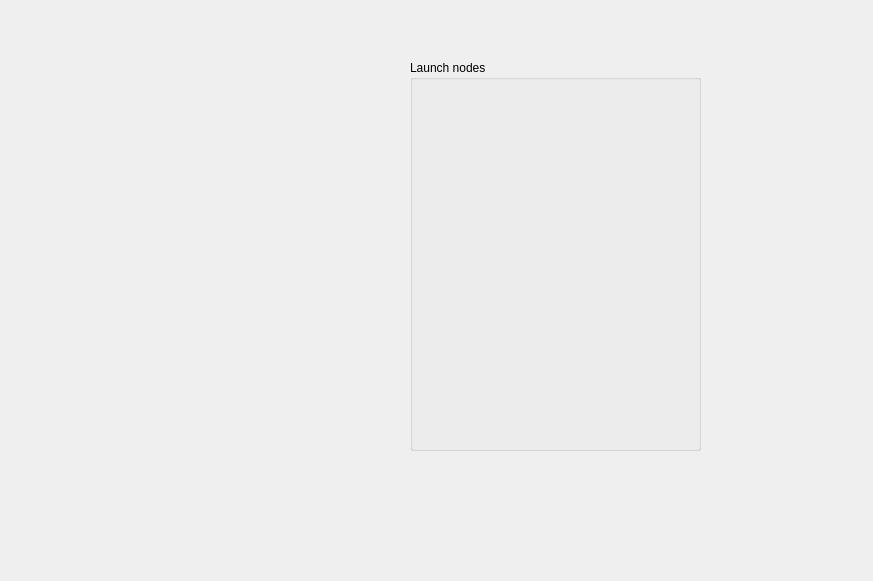
<?xml version="1.0" encoding="UTF-8"?>
<ui version="4.0">
 <class>LaunchWindow</class>
 <widget class="QWidget" name="LaunchWindow">
  <property name="geometry">
   <rect>
    <x>0</x>
    <y>0</y>
    <width>873</width>
    <height>581</height>
   </rect>
  </property>
  <property name="windowTitle">
   <string>Form</string>
  </property>
  <widget class="QGroupBox" name="groupBox">
   <property name="geometry">
    <rect>
     <x>410</x>
     <y>60</y>
     <width>291</width>
     <height>391</height>
    </rect>
   </property>
   <property name="title">
    <string>Launch nodes</string>
   </property>
  </widget>
 </widget>
 <resources/>
 <connections/>
</ui>
